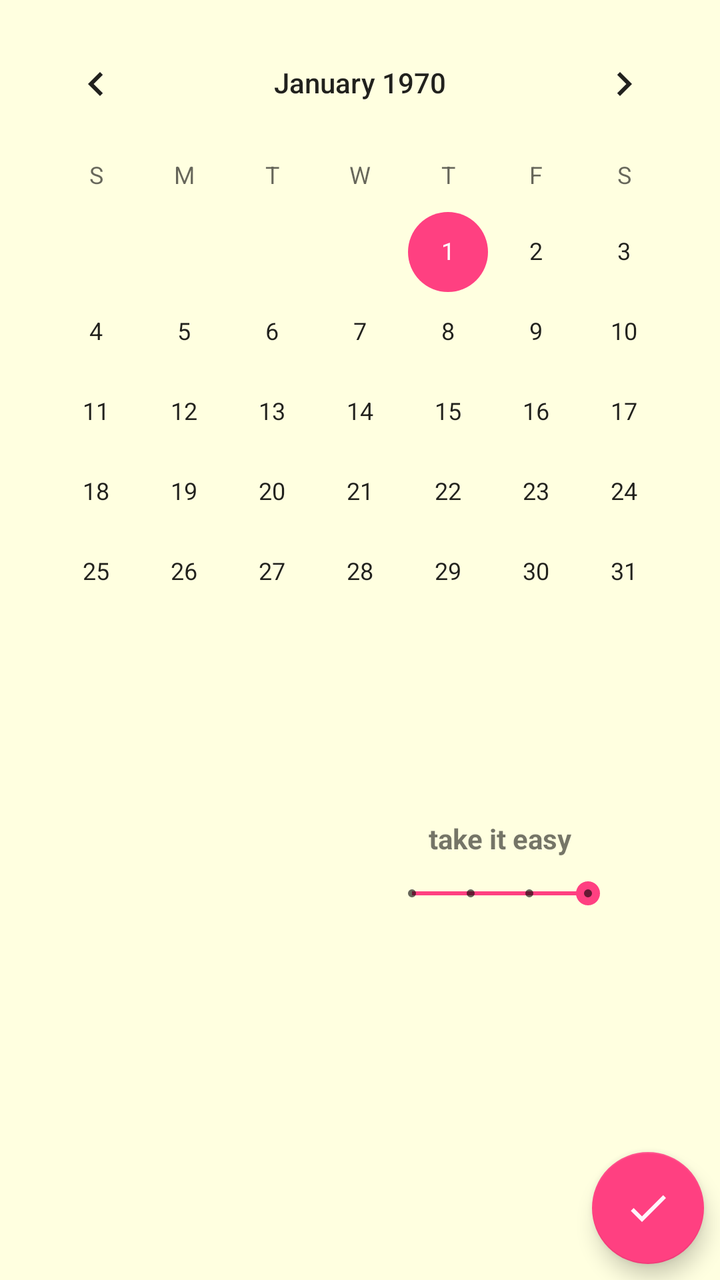
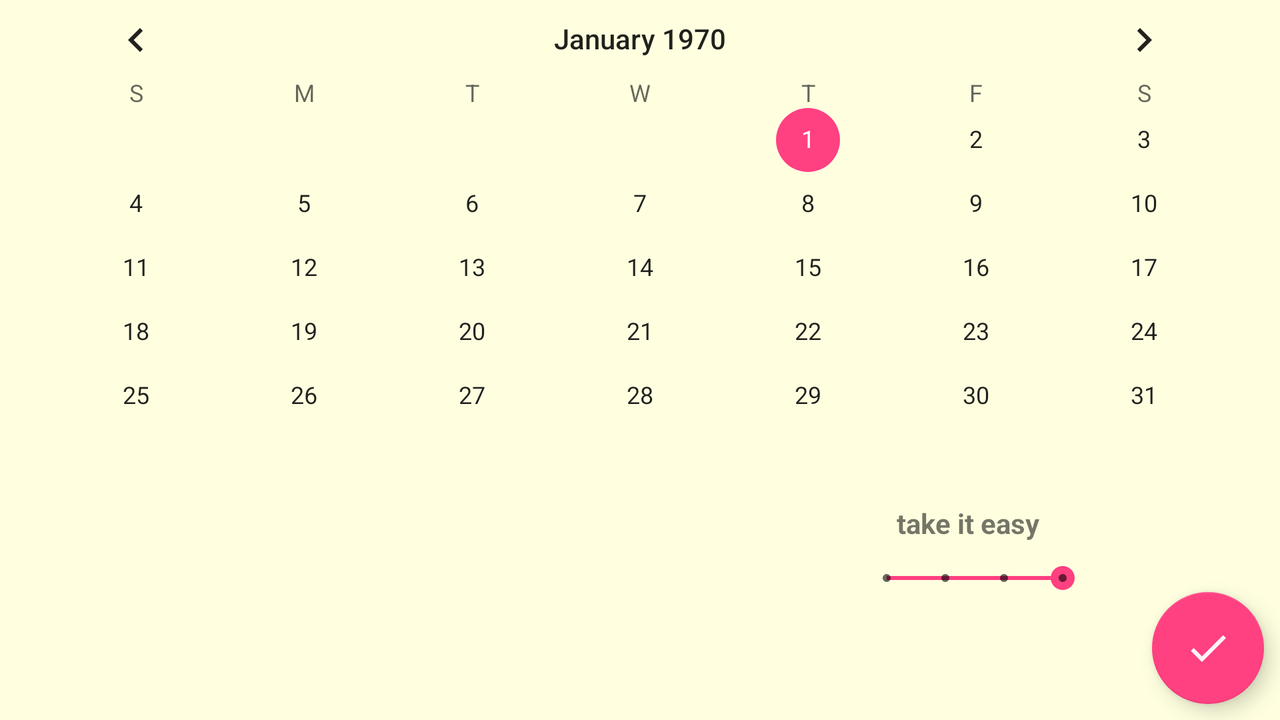

An Android layout and its configuration variant, each rendered on a device that would load it. The default file and the variant file are quoted in full after the pictures.
<!-- AndroidManifest.xml: application theme AppTheme -->
<!-- res/layout/layout_add3.xml -->
<?xml version="1.0" encoding="utf-8"?>
<android.support.constraint.ConstraintLayout xmlns:android="http://schemas.android.com/apk/res/android"
    xmlns:app="http://schemas.android.com/apk/res-auto"
    xmlns:tools="http://schemas.android.com/tools"
    android:layout_width="match_parent"
    android:layout_height="match_parent"
    android:background="@color/bg_screen3">

    <CalendarView
        android:id="@+id/calendarView"
        android:layout_width="wrap_content"
        android:layout_height="wrap_content"
        android:layout_marginEnd="8dp"
        android:layout_marginStart="8dp"
        android:layout_marginTop="8dp"
        app:layout_constraintEnd_toEndOf="parent"
        app:layout_constraintStart_toStartOf="parent"
        app:layout_constraintTop_toTopOf="parent" />

    <ImageView
        android:id="@+id/imgClock"
        android:layout_width="90dp"
        android:layout_height="128dp"
        android:layout_marginStart="50dp"
        android:layout_marginTop="8dp"
        app:layout_constraintStart_toStartOf="parent"
        app:layout_constraintTop_toBottomOf="@+id/calendarView"
        app:srcCompat="@drawable/clock" />

    <SeekBar
        android:id="@+id/seekBar"
        style="@style/Widget.AppCompat.SeekBar.Discrete"
        android:layout_width="120dp"
        android:layout_height="20dp"
        android:layout_marginBottom="8dp"
        android:layout_marginEnd="8dp"
        android:layout_marginStart="8dp"
        android:layout_marginTop="8dp"
        android:max="3"
        android:progress="3"
        app:layout_constraintBottom_toBottomOf="parent"
        app:layout_constraintEnd_toEndOf="parent"
        app:layout_constraintStart_toEndOf="@+id/imgClock"
        app:layout_constraintTop_toBottomOf="@+id/calendarView"
        app:layout_constraintVertical_bias="0.32" />

    <TextView
        android:id="@+id/txtLevel"
        android:layout_width="wrap_content"
        android:layout_height="wrap_content"
        android:layout_marginBottom="8dp"
        android:layout_marginEnd="8dp"
        android:layout_marginStart="8dp"
        android:layout_marginTop="8dp"
        android:text="take it easy"
        android:textStyle="bold"
        app:layout_constraintBottom_toTopOf="@+id/seekBar"
        app:layout_constraintEnd_toEndOf="parent"
        app:layout_constraintStart_toEndOf="@+id/imgClock"
        app:layout_constraintTop_toBottomOf="@+id/calendarView"
        app:layout_constraintVertical_bias="1.0" />

    <android.support.design.widget.FloatingActionButton
        android:id="@+id/btnCreate"
        android:layout_width="wrap_content"
        android:layout_height="wrap_content"
        android:layout_marginBottom="8dp"
        android:layout_marginEnd="8dp"
        android:clickable="true"
        app:layout_constraintBottom_toBottomOf="parent"
        app:layout_constraintEnd_toEndOf="parent"
        android:src="@drawable/ic_check_black_24dp"
        app:srcCompat="@android:color/holo_red_light" />
</android.support.constraint.ConstraintLayout>
<!-- resources referenced by this layout -->
<resources>
  <color name="bg_screen3">#FFFFE0</color>
  <!-- drawable ic_check_black_24dp (drawable) -->
  <vector android:height="24dp" android:tint="#FFF4FB"
      android:viewportHeight="24.0" android:viewportWidth="24.0"
      android:width="24dp" xmlns:android="http://schemas.android.com/apk/res/android">
      <path android:fillColor="#FF000000" android:pathData="M9,16.17L4.83,12l-1.42,1.41L9,19 21,7l-1.41,-1.41z"/>
  </vector>
  <style name="AppTheme" parent="Theme.AppCompat.Light.NoActionBar">
          
          <item name="colorPrimary">@color/colorPrimary</item>
          <item name="colorPrimaryDark">@color/colorPrimaryDark</item>
          <item name="colorAccent">@color/colorAccent</item>
          <item name="android:windowContentTransitions">true</item>
         
          
        
      </style>
  <color name="colorPrimary">#3F51B5</color>
  <color name="colorPrimaryDark">#303F9F</color>
  <color name="colorAccent">#FF4081</color>
</resources>
<!-- res/layout-land/layout_add3.xml (the author's variant of the layout above) -->
<!-- drawn on the phone turned sideways -->
<?xml version="1.0" encoding="utf-8"?>
<android.support.constraint.ConstraintLayout xmlns:android="http://schemas.android.com/apk/res/android"
    xmlns:app="http://schemas.android.com/apk/res-auto"
    xmlns:tools="http://schemas.android.com/tools"
    android:layout_width="match_parent"
    android:layout_height="match_parent"
    android:background="@color/bg_screen3">

    <CalendarView
        android:id="@+id/calendarView"
        android:layout_width="match_parent"
        android:layout_height="wrap_content"
        android:layout_marginEnd="8dp"
        android:layout_marginStart="8dp"
        app:layout_constraintEnd_toEndOf="parent"
        app:layout_constraintStart_toStartOf="parent"
        app:layout_constraintTop_toTopOf="parent" />

    <ImageView
        android:id="@+id/imgClock"
        android:layout_width="90dp"
        android:layout_height="125dp"
        android:layout_marginBottom="8dp"
        android:layout_marginEnd="8dp"
        android:layout_marginStart="24dp"
        android:layout_marginTop="8dp"
        app:layout_constraintBottom_toBottomOf="parent"
        app:layout_constraintEnd_toEndOf="parent"
        app:layout_constraintHorizontal_bias="0.1"
        app:layout_constraintStart_toStartOf="parent"
        app:layout_constraintTop_toTopOf="parent"
        app:layout_constraintVertical_bias="1.0"
        app:srcCompat="@drawable/clock" />

    <SeekBar
        android:id="@+id/seekBar"
        style="@style/Widget.AppCompat.SeekBar.Discrete"
        android:layout_width="120dp"
        android:layout_height="20dp"
        android:layout_marginBottom="8dp"
        android:layout_marginEnd="8dp"
        android:layout_marginStart="8dp"
        android:layout_marginTop="8dp"
        android:max="3"
        android:progress="3"
        app:layout_constraintBottom_toBottomOf="parent"
        app:layout_constraintEnd_toEndOf="parent"
        app:layout_constraintHorizontal_bias="0.75"
        app:layout_constraintStart_toEndOf="@+id/imgClock"
        app:layout_constraintTop_toBottomOf="@+id/calendarView"
        app:layout_constraintVertical_bias="0.32" />

    <TextView
        android:id="@+id/txtLevel"
        android:layout_width="wrap_content"
        android:layout_height="wrap_content"
        android:layout_marginBottom="8dp"
        android:layout_marginEnd="8dp"
        android:layout_marginStart="8dp"
        android:layout_marginTop="8dp"
        android:text="take it easy"
        android:textStyle="bold"
        app:layout_constraintBottom_toTopOf="@+id/seekBar"
        app:layout_constraintEnd_toEndOf="parent"
        app:layout_constraintHorizontal_bias="0.71"
        app:layout_constraintStart_toEndOf="@+id/imgClock"
        app:layout_constraintTop_toBottomOf="@+id/calendarView"
        app:layout_constraintVertical_bias="1.0" />

    <android.support.design.widget.FloatingActionButton
        android:id="@+id/btnCreate"
        android:layout_width="wrap_content"
        android:layout_height="wrap_content"
        android:layout_marginBottom="8dp"
        android:layout_marginEnd="8dp"
        android:clickable="true"
        app:layout_constraintBottom_toBottomOf="parent"
        app:layout_constraintEnd_toEndOf="parent"
        android:src="@drawable/ic_check_black_24dp"
        app:srcCompat="@android:color/holo_red_light" />
</android.support.constraint.ConstraintLayout>
